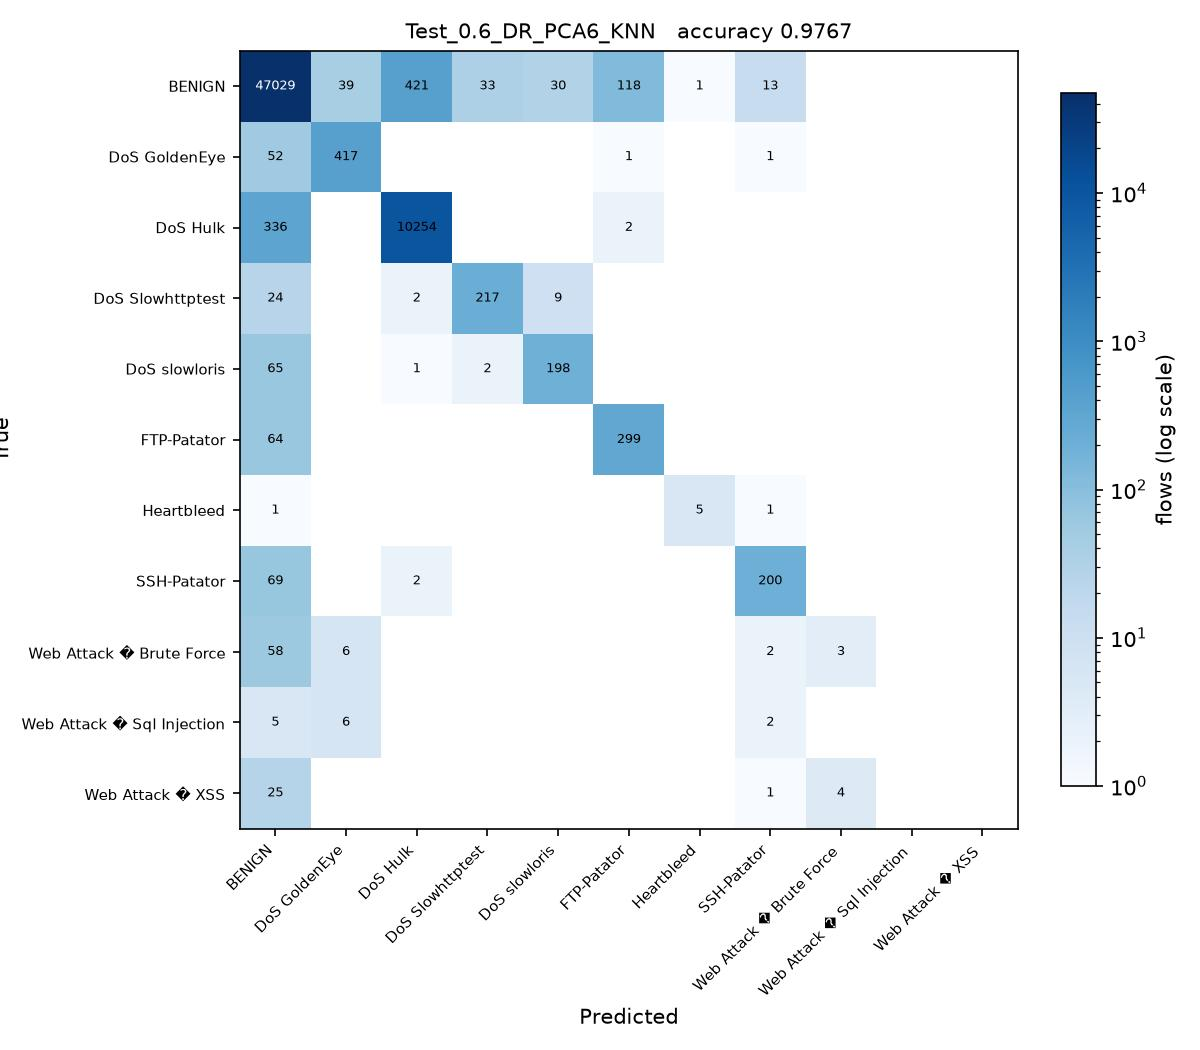

This figure's Python source:
# Test_0.6_DR_PCA6_KNN.py
#
# Test size 0.6  |  PCA, 6 components  |  k-Nearest Neighbors (sheet #13)
#
# This is SGDC_60_40.py with the changes marked CHANGE below and nothing else.

import os
from pathlib import Path

# CHANGE 1: find the folder holding the three CSV files and run from there, so
# the plain file names below resolve no matter where this script is started
# from or how deeply it sits inside the project folder.
HERE = Path(__file__).resolve().parent
for PROJECT in [HERE, *HERE.parents]:
    if (PROJECT / 'Tuesday-WorkingHours.pcap_ISCX.csv').exists():
        os.chdir(PROJECT)
        break
else:
    raise SystemExit('Put this folder inside the folder that holds the three '
                     'CIC-IDS2017 CSV files, then run the script again.')
import numpy as np
import pandas as pd

df1 = pd.read_csv('Tuesday-WorkingHours.pcap_ISCX.csv', low_memory=True)
df2 = pd.read_csv('Wednesday-workingHours.pcap_ISCX.csv', low_memory=True)
df3 = pd.read_csv('Thursday-WorkingHours-Morning-WebAttacks.pcap_ISCX.csv', low_memory=True)

dataset = pd.concat([df1, df2, df3], ignore_index=True)

dataset.columns = dataset.columns.str.strip()

# CHANGE 2: a stratified sample of 100000 flows, the same for every run. An RBF
# SVM on all 1.3 million flows would take about an hour per script.
# At least 50 flows of every class are kept.
label = dataset.columns[-1]
dataset = pd.concat(
    [g.sample(n=min(len(g), max(50, round(100000 * len(g) / len(dataset)))), random_state=0)
     for _, g in dataset.groupby(label)],
    ignore_index=True
)

X = dataset.iloc[:, :-1]
y = dataset.iloc[:, -1]

X = X.apply(pd.to_numeric, errors='coerce')

X.replace([np.inf, -np.inf], np.nan, inplace=True)

from sklearn.impute import SimpleImputer

imputer = SimpleImputer(missing_values=np.nan, strategy='mean')
X = imputer.fit_transform(X)

from sklearn.preprocessing import LabelEncoder

labelencoder_y = LabelEncoder()
y = labelencoder_y.fit_transform(y)

from sklearn.model_selection import train_test_split

X_train, X_test, y_train, y_test = train_test_split(
    X,
    y,
    test_size=0.6,   # CHANGE 3: test size
    random_state=0,
    stratify=y
)

# CHANGE 4: PCA, from PCA_LDA_KErnel_PCA_CODE.pdf (fit only on training data)
from sklearn.decomposition import PCA

pca = PCA(n_components=6)
X_train = pca.fit_transform(X_train)
X_test = pca.transform(X_test)

# CHANGE 5: k-Nearest Neighbors (sheet #13) in place of SGDClassifier
from sklearn.neighbors import KNeighborsClassifier

classifier = KNeighborsClassifier(
    n_neighbors=5,
    metric='minkowski',
    p=2
)

classifier.fit(X_train, y_train)

y_pred = classifier.predict(X_test) 

from sklearn.metrics import confusion_matrix
from sklearn.metrics import accuracy_score
from sklearn.metrics import precision_score
from sklearn.metrics import recall_score
from sklearn.metrics import f1_score
from sklearn.metrics import classification_report

cm = confusion_matrix(y_test, y_pred)

print("Confusion Matrix:\n")
print(cm)

print("\nAccuracy : {:.4f}".format(accuracy_score(y_test, y_pred)))
print("\nPrecision : {:.4f}".format(precision_score(y_test, y_pred, average='weighted')))
print("\nRecall : {:.4f}".format(recall_score(y_test, y_pred, average='weighted')))
print("\nF1 Score : {:.4f}".format(f1_score(y_test, y_pred, average='weighted')))

print("\nClassification Report:\n")
print(classification_report(y_test, y_pred))

# CHANGE 6: save the confusion matrix as Test_0.6_DR_PCA6_KNN.jpg and record the result
import matplotlib
matplotlib.use('Agg')
import matplotlib.pyplot as plt
from matplotlib.colors import LogNorm

here = HERE                     # the folder this script sits in
names = [str(c) for c in labelencoder_y.classes_]
fig, ax = plt.subplots(figsize=(8, 7))
im = ax.imshow(cm, cmap='Blues', norm=LogNorm(vmin=1))
ax.set_xticks(range(len(names)), names, rotation=45, ha='right', fontsize=7)
ax.set_yticks(range(len(names)), names, fontsize=7)
ax.set_xlabel('Predicted')
ax.set_ylabel('True')
ax.set_title('Test_0.6_DR_PCA6_KNN   accuracy {:.4f}'.format(accuracy_score(y_test, y_pred)), fontsize=10)
for i in range(cm.shape[0]):
    for j in range(cm.shape[1]):
        if cm[i, j]:
            ax.text(j, i, cm[i, j], ha='center', va='center', fontsize=6,
                    color='white' if cm[i, j] > cm.max() / 3 else 'black')
fig.colorbar(im, ax=ax, fraction=0.04, label='flows (log scale)')
fig.tight_layout()
fig.savefig(here / 'Test_0.6_DR_PCA6_KNN.jpg', dpi=150)
plt.close(fig)

row = pd.DataFrame([{
    'Test': 0.6, 'DR': 'PCA6', 'Clas': 'KNN',
    'Acc': round(accuracy_score(y_test, y_pred), 4),
    'Pre': round(precision_score(y_test, y_pred, average='weighted'), 4),
    'Rec': round(recall_score(y_test, y_pred, average='weighted'), 4),
    'F1': round(f1_score(y_test, y_pred, average='weighted'), 4),
    'script': 'Test_0.6_DR_PCA6_KNN',
}])
out = PROJECT / 'results' / '75_runs_pca.csv'
out.parent.mkdir(exist_ok=True)
if out.exists():
    old = pd.read_csv(out)
    row = pd.concat([old[old['script'] != 'Test_0.6_DR_PCA6_KNN'], row], ignore_index=True)
row.to_csv(out, index=False)
